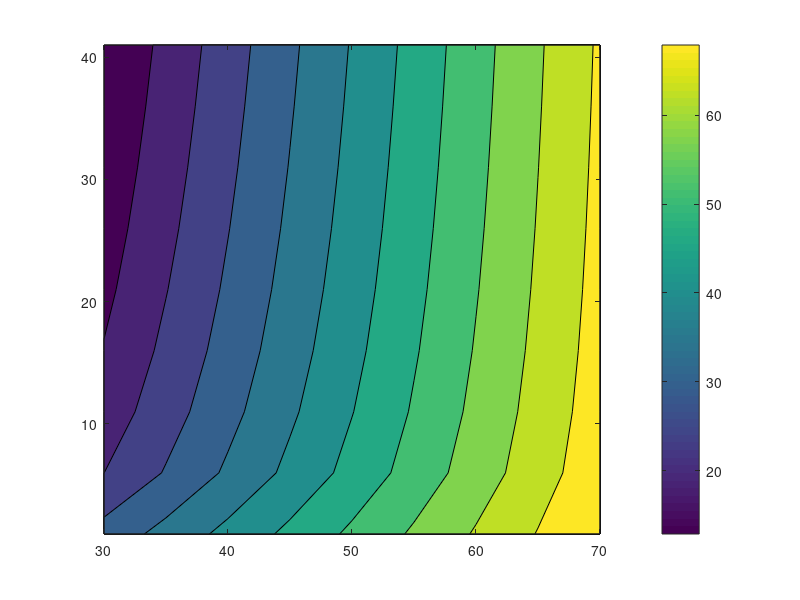

MATLAB code for this plot: (Note: this script raises an error after producing the figure.)
% ph115 lab 6 question 10
clc; clear; close all;
T = 30:5:70;
u = 1:5:41;
[T, u] = meshgrid(T, u);
w = 35.74 + 0.6215*T - 35.75*u.^(0.16) + 0.4275*T.*u.^(0.16);

figure
contourf(T, u, w)
colorbar
c = colorbar;
c.Label.String = 'Wind Chill (\circF)';
title('Wind Chill vs. Temperature and Wind Speed')
xlabel('Temperature (\circF)')
ylabel('Wind Speed (mph)')

figure
surfc(T, u, w)
title('Wind Chill vs. Temperature and Wind Speed')
xlabel('Temperature (\circF)')
ylabel('Wind Speed (mph)')
zlabel('Wind Chill (\circF)')
